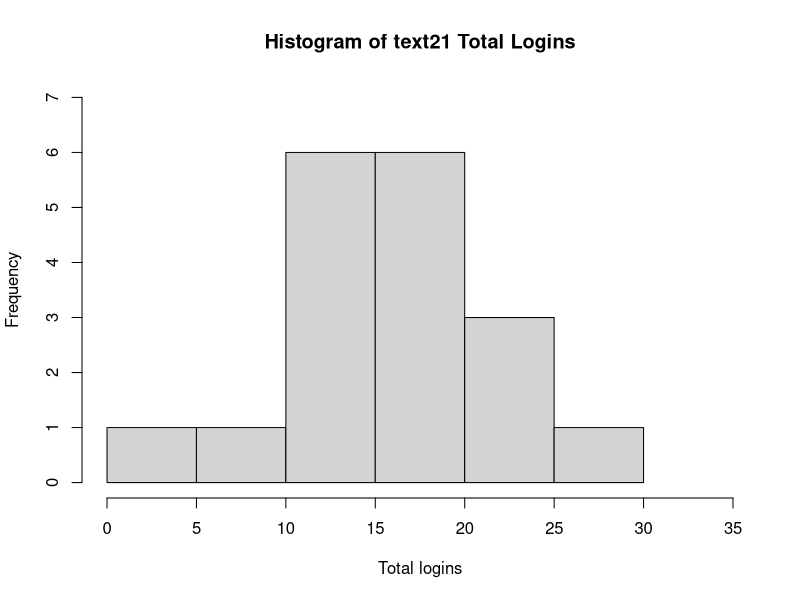
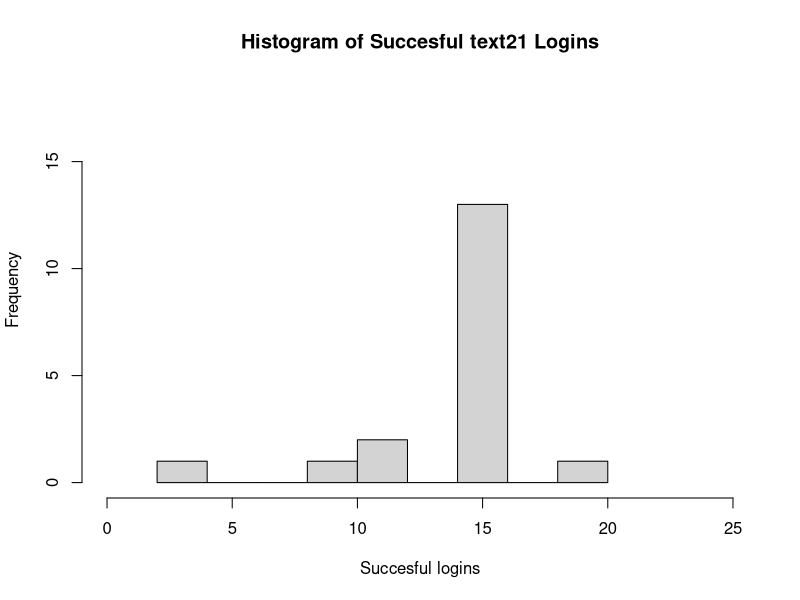
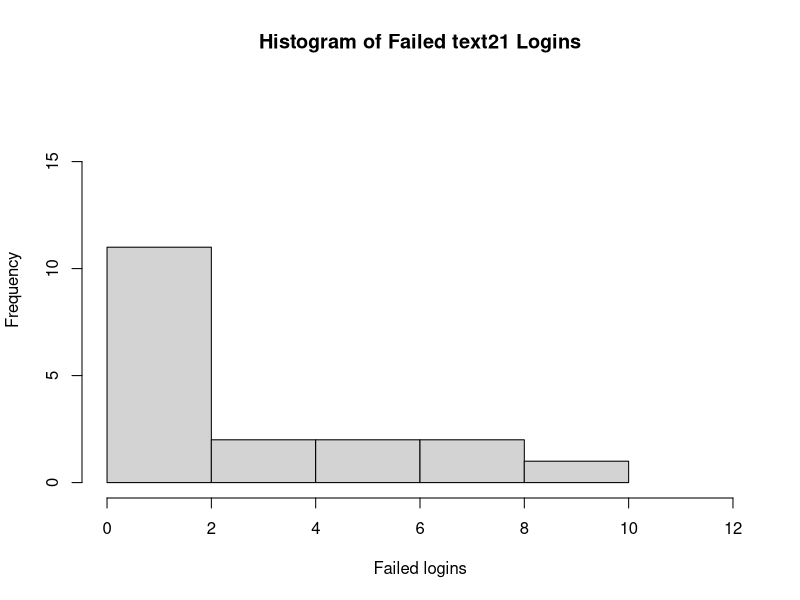
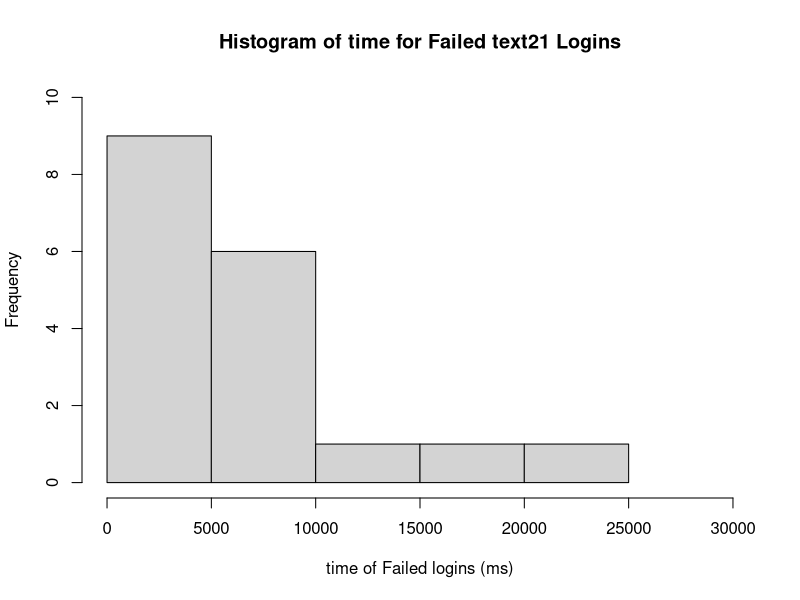
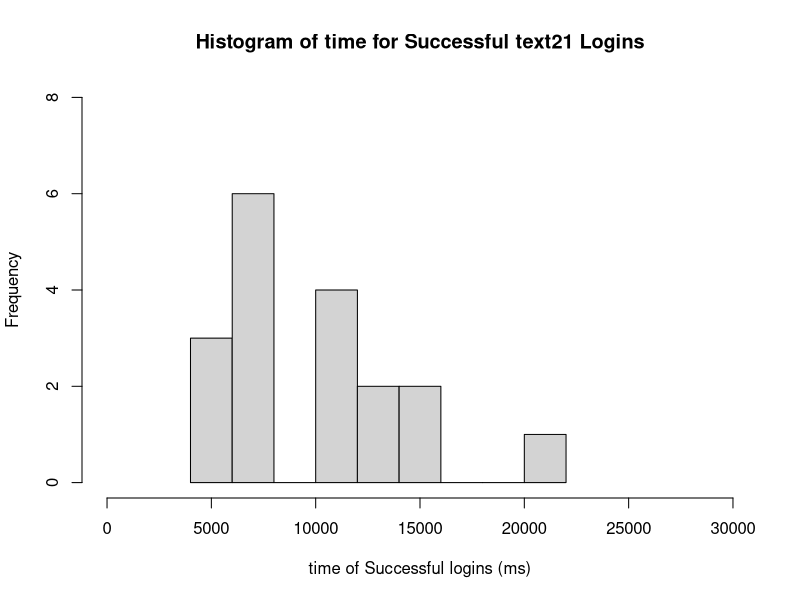
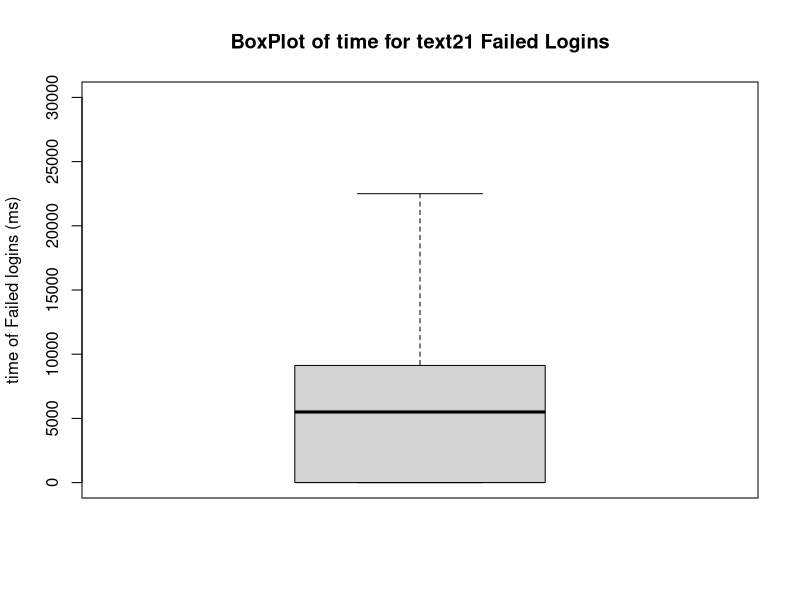
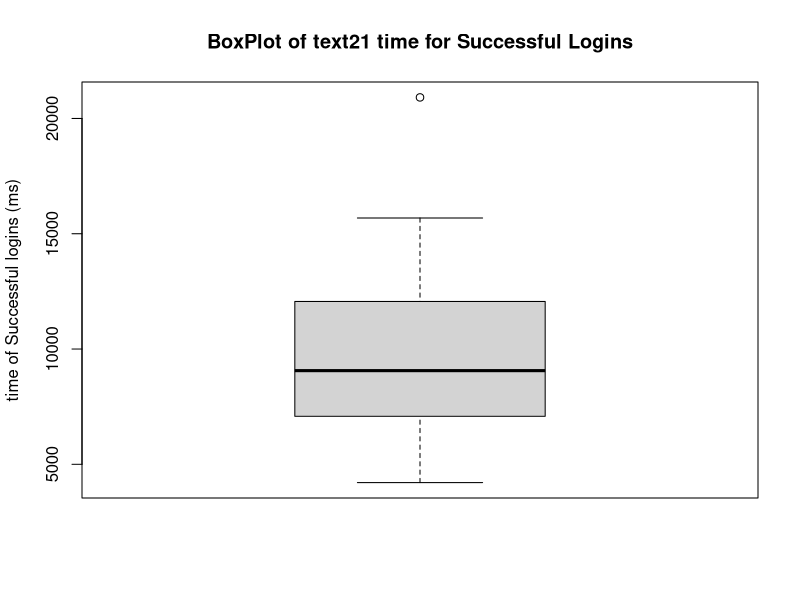
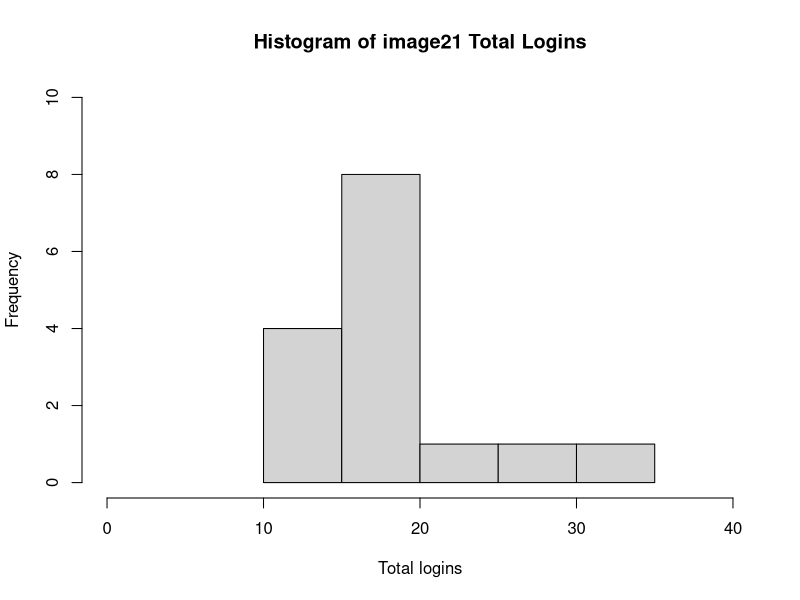

These figures' R source, in order:
mydata <- read.csv("../data/loginData.csv")
attach(mydata)
print(mydata)

print("for TEXT21")
print("Mean for total login")
print(mean(Logins.Total[scheme=="testtextrandom"]))
print("Mean for successful login")
print(mean(Logins.success[scheme=="testtextrandom"]))
print("Mean for Failed login")
print(mean(Logins.Failure[scheme=="testtextrandom"]))

print("Median for total login")
print(median(Logins.Total[scheme=="testtextrandom"]))
print("Median for successful login")
print(median(Logins.success[scheme=="testtextrandom"]))
print("Median for Failed login")
print(median(Logins.Failure[scheme=="testtextrandom"]))

print("sd for Total login")
print(sd(Logins.Total[scheme=="testtextrandom"]))
print("sd for Successful login")
print(sd(Logins.success[scheme=="testtextrandom"]))
print("sd for Failed login")
print(sd(Logins.Failure[scheme=="testtextrandom"]))

print("Mean for successful login time")
print(mean(Logins.avgSuccess[scheme=="testtextrandom"]))
print("Mean for failed login time")
print(mean(Logins.avgFail[scheme=="testtextrandom"]))

print("Median for successful login time")
print(median(Logins.avgSuccess[scheme=="testtextrandom"]))
print("Median for failed login time")
print(median(Logins.avgFail[scheme=="testtextrandom"]))

print("sd for successful login time")
print(sd(Logins.avgSuccess[scheme=="testtextrandom"]))
print("sd for failed login time")
print(sd(Logins.avgFail[scheme=="testtextrandom"]))


hist(Logins.Total[scheme=="testtextrandom"], ylim=c(0,7),xlim=c(0,35), breaks=7, main="Histogram of text21 Total Logins", xlab = "Total logins")

hist(Logins.success[scheme=="testtextrandom"], ylim=c(0,18), xlim=c(0,25), main="Histogram of Succesful text21 Logins", xlab = "Succesful logins")

hist(Logins.Failure[scheme=="testtextrandom"], ylim=c(0,18), xlim=c(0,12), main="Histogram of Failed text21 Logins", xlab = "Failed logins")

hist(Logins.avgFail[scheme=="testtextrandom"], ylim=c(0,10), xlim=c(0,30000), main="Histogram of time for Failed text21 Logins", xlab = "time of Failed logins (ms)")

hist(Logins.avgSuccess[scheme=="testtextrandom"], ylim=c(0,8), xlim=c(0,30000), main="Histogram of time for Successful text21 Logins", xlab = "time of Successful logins (ms)")

boxplot(Logins.avgFail[scheme=="testtextrandom"], ylim=c(0,30000),main ="BoxPlot of time for text21 Failed Logins", ylab = "time of Failed logins (ms)")

boxplot(Logins.avgSuccess[scheme=="testtextrandom"],main ="BoxPlot of text21 time for Successful Logins", ylab = "time of Successful logins (ms)")


print("for IMAGE21")
print("Mean for total login")
print(mean(Logins.Total[scheme=="testpasstiles"]))
print("Mean for successful login")
print(mean(Logins.success[scheme=="testpasstiles"]))
print("Mean for Failed login")
print(mean(Logins.Failure[scheme=="testpasstiles"]))

print("Median for total login")
print(median(Logins.Total[scheme=="testpasstiles"]))
print("Median for successful login")
print(median(Logins.success[scheme=="testpasstiles"]))
print("Median for Failed login")
print(median(Logins.Failure[scheme=="testpasstiles"]))

print("sd for Total login")
print(sd(Logins.Total[scheme=="testpasstiles"]))
print("sd for Successful login")
print(sd(Logins.success[scheme=="testpasstiles"]))
print("sd for Failed login")
print(sd(Logins.Failure[scheme=="testpasstiles"]))

print("Mean for successful login time")
print(mean(Logins.avgSuccess[scheme=="testpasstiles"]))
print("Mean for failed login time")
print(mean(Logins.avgFail[scheme=="testpasstiles"]))

print("Median for successful login time")
print(median(Logins.avgSuccess[scheme=="testpasstiles"]))
print("Median for failed login time")
print(median(Logins.avgFail[scheme=="testpasstiles"]))

print("sd for successful login time")
print(sd(Logins.avgSuccess[scheme=="testpasstiles"]))
print("sd for failed login time")
print(sd(Logins.avgFail[scheme=="testpasstiles"]))


hist(Logins.Total[scheme=="testpasstiles"], ylim=c(0,10),xlim=c(0,40), main="Histogram of image21 Total Logins", xlab = "Total logins")

hist(Logins.success[scheme=="testpasstiles"], ylim=c(0,8), xlim=c(0,20), main="Histogram of Succesful image21 Logins", xlab = "Succesful logins")

hist(Logins.Failure[scheme=="testpasstiles"], ylim=c(0,12), xlim=c(0,25), main="Histogram of Failed image21 Logins", xlab = "Failed logins")

hist(Logins.avgFail[scheme=="testpasstiles"], ylim=c(0,10), xlim=c(0,60000), main="Histogram of time for Failed image21 Logins", xlab = "time of Failed logins (ms)")

hist(Logins.avgSuccess[scheme=="testpasstiles"], ylim=c(0,10), xlim=c(0,50000), main="Histogram of time for Successful image21 Logins", xlab = "time of Successful logins (ms)")

boxplot(Logins.avgFail[scheme=="testpasstiles"], ylim= c(0,50000),main ="BoxPlot of time for image21 Failed Logins", ylab = "time of Failed logins (ms)")

boxplot(Logins.avgSuccess[scheme=="testpasstiles"],ylim=c(0,30000),main ="BoxPlot of image21 time for Successful Logins", ylab = "time of Successful logins (ms)")


